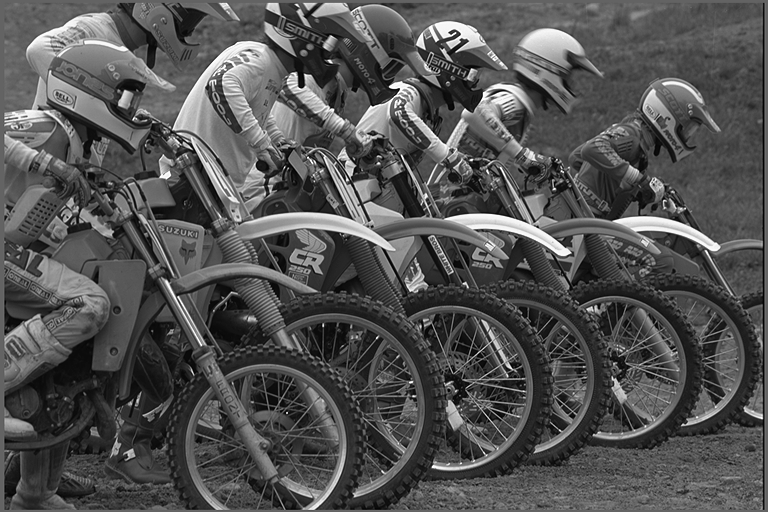
#> input picture Lab2/img/img04g.tif, 768 x 512 px, found by its file name
$ python main.py
#> lines starting #> are read from the running program, lines starting #| are printed output that depends on the picture
### Lab2/src/SpecAnal.py
#!/usr/bin/env python3
# -*- coding: utf-8 -*-
"""
Created on Sun Jan 24 18:54:16 2021

@author: Wenrui Li
"""

import numpy as np                 # Numpy is a library support computation of large, multi-dimensional arrays and matrices.
from PIL import Image              # Python Imaging Library (abbreviated as PIL) is a free and open-source additional library for the Python programming language that adds support for opening, manipulating, and saving many different image file formats.
import matplotlib.pyplot as plt    # Matplotlib is a plotting library for the Python programming language.

def BetterSpecAnal(x):
    rows, cols = x.shape

    # Starting points
    start_row = (rows - (5 * 64)) // 2
    start_col = (cols - (5 * 64)) // 2

    # 2D Hamming window
    W = np.outer(np.hamming(64), np.hamming(64))

    better_psd = np.zeros((64, 64))
    for i in range(5):
        for j in range(5):
            # Extract window
            row_start = start_row + i * 64
            col_start = start_col + j * 64
            window = x[row_start:row_start + 64, col_start:col_start + 64]

            # Apply Hamming window
            window = window * W

            # Compute squared DFT magnitude
            window = (1/64**2)*np.abs(np.fft.fft2(window))**2
            window = np.fft.fftshift(window)

            # Sum the averaged window
            better_psd += window/25

    return better_psd


# Read in a gray scale TIFF image.
im = Image.open('img04g.tif')
#> im is the input picture: PIL image 768x512 L; min 0, max 255, mean 82.6
print('Read img04.tif.')
print('Image size: ', im.size)
#| Image size:  (768, 512)

# Display image object by PIL.
im.show(title='image')

# Import Image Data into Numpy array.
# The matrix x contains a 2-D array of 8-bit gray scale values.
x = np.array(im)
print('Data type: ', x.dtype)
#| Data type:  uint8

# Display numpy array by matplotlib.
plt.imshow(x, cmap=plt.cm.gray)
plt.title('Image')

# Set colorbar location. [left, bottom, width, height].
cax =plt.axes([0.9, 0.15, 0.04, 0.7])
plt.colorbar(cax=cax)
plt.show()

x = np.double(x)/255.0

i = 99
j = 99
N =64

z = x[i:N+i, j:N+j]
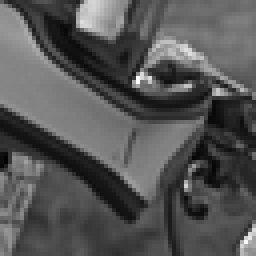
#> z: shape (64, 64) float64 (shown 4 times larger); min 0.00784, max 1, mean 0.331

# Compute the power spectrum for the NxN region.
Z = (1/N**2)*np.abs(np.fft.fft2(z))**2

# Use fftshift to move the zero frequencies to the center of the plot.
Z = np.fft.fftshift(Z)

# Compute the logarithm of the Power Spectrum.
Zabs = np.log(Z)
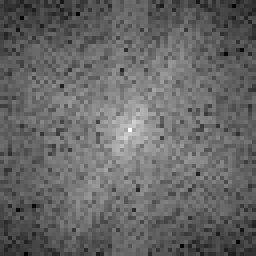
#> Zabs: shape (64, 64) float64 (shown 4 times larger); min -15.18, max 6.11, mean -6.62; drawn with min black and max white

# Plot the result using a 3-D mesh plot and label the x and y axises properly.
fig = plt.figure()
ax = fig.add_subplot(111, projection='3d')
a = b = np.linspace(-np.pi, np.pi, num = N)
X, Y = np.meshgrid(a, b)

surf = ax.plot_surface(X, Y, Zabs, cmap=plt.cm.coolwarm)
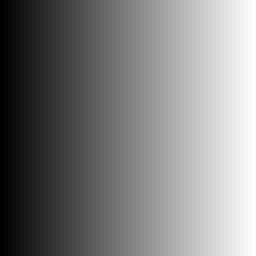
#> X: shape (64, 64) float64 (shown 4 times larger); min -3.14, max 3.14, mean 1.67e-16; drawn with min black and max white

ax.set_xlabel('$\mu$ axis')
ax.set_ylabel('$\\nu$ axis')
ax.set_zlabel('Z Label')

fig.colorbar(surf, shrink=0.5, aspect=5)

plt.show()


# For BetterSpecAnal
N =64

# Compute the power spectrum for the NxN region.
Z = BetterSpecAnal(x)

# Compute the logarithm of the Power Spectrum.
Z = np.log(Z)
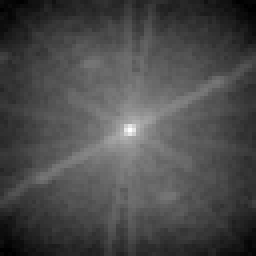
#> Z: shape (64, 64) float64 (shown 4 times larger); min -12.26, max 3.56, mean -7.63; drawn with min black and max white

# Plot the result using a 3-D mesh plot and label the x and y axises properly.
fig = plt.figure()
ax = fig.add_subplot(111, projection='3d')
a = b = np.linspace(-np.pi, np.pi, num = N)
X, Y = np.meshgrid(a, b)

surf = ax.plot_surface(X, Y, Z, cmap=plt.cm.coolwarm)

ax.set_xlabel('$\mu$ axis')
ax.set_ylabel('$\\nu$ axis')
ax.set_zlabel('Z Label')

fig.colorbar(surf, shrink=0.5, aspect=5)

plt.show()

### Lab2/src/main.py
import numpy as np                 # Numpy is a library support computation of large, multi-dimensional arrays and matrices.
from PIL import Image              # Python Imaging Library (abbreviated as PIL) is a free and open-source additional library for the Python programming language that adds support for opening, manipulating, and saving many different image file formats.
import matplotlib.pyplot as plt    # Matplotlib is a plotting library for the Python programming language.
from SpecAnal import BetterSpecAnal


x = np.random.uniform(-0.5, 0.5, [512, 512])
x_scaled = 255 * (x + 0.5)
plt.imshow(x_scaled.astype(np.uint8), cmap=plt.cm.gray)
plt.show()


y = np.zeros([512, 512])

for i in range(512):
    for j in range(512):
        y[i][j] = 3 * x[i][j]
        if (i-1 >= 0):
            y[i][j] += 0.99 * y[i-1][j]
        if (j-1 >= 0):
            y[i][j] += 0.99 * y[i][j-1]
        if (i-1 >= 0 and j-1 >= 0):
            y[i][j] += -0.9801 * y[i-1][j-1]


plt.imshow(y+127, cmap=plt.cm.gray)
plt.show()
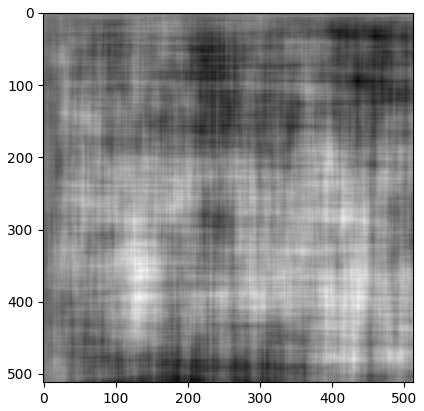
#> figure drawn by matplotlib, 1 panel

# Section 3
# Plot the result using a 3-D mesh plot and label the x and y axises properly.
fig = plt.figure()
ax = fig.add_subplot(111, projection='3d')
a = b = np.linspace(-np.pi, np.pi, num = 64)
X, Y = np.meshgrid(a, b)

S_y = (1/12) * abs(3/((1-0.99*np.exp(-1j*X))*(1-0.99*np.exp(-1j*Y))))**2
surf = ax.plot_surface(X, Y, np.log(S_y), cmap=plt.cm.coolwarm)

ax.set_xlabel('$\mu$ axis')
ax.set_ylabel('$\\nu$ axis')
ax.set_zlabel('Z Label')

fig.colorbar(surf, shrink=0.5, aspect=5)

plt.show()

# Section 4
# Plot the result using a 3-D mesh plot and label the x and y axises properly.
fig = plt.figure()
ax = fig.add_subplot(111, projection='3d')
a = b = np.linspace(-np.pi, np.pi, num = 64)
X, Y = np.meshgrid(a, b)

surf = ax.plot_surface(X, Y, np.log(BetterSpecAnal(y)), cmap=plt.cm.coolwarm)
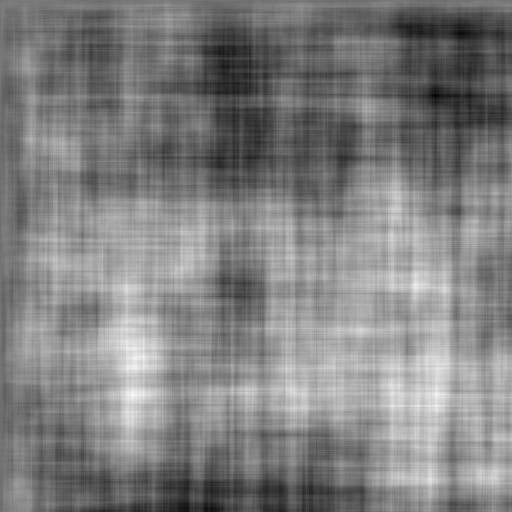
#> y: shape (512, 512) float64; min -133.1, max 152.9, mean 10.9; drawn with min black and max white

ax.set_xlabel('$\mu$ axis')
ax.set_ylabel('$\\nu$ axis')
ax.set_zlabel('Z Label')

fig.colorbar(surf, shrink=0.5, aspect=5)

plt.show()
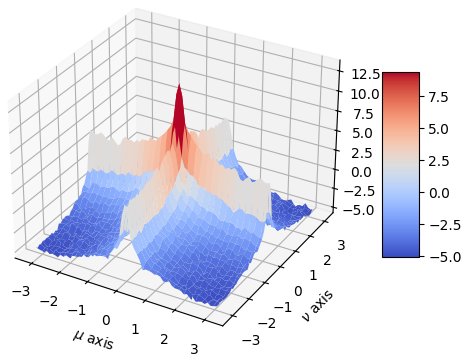
#> figure drawn by matplotlib, 2 panels
